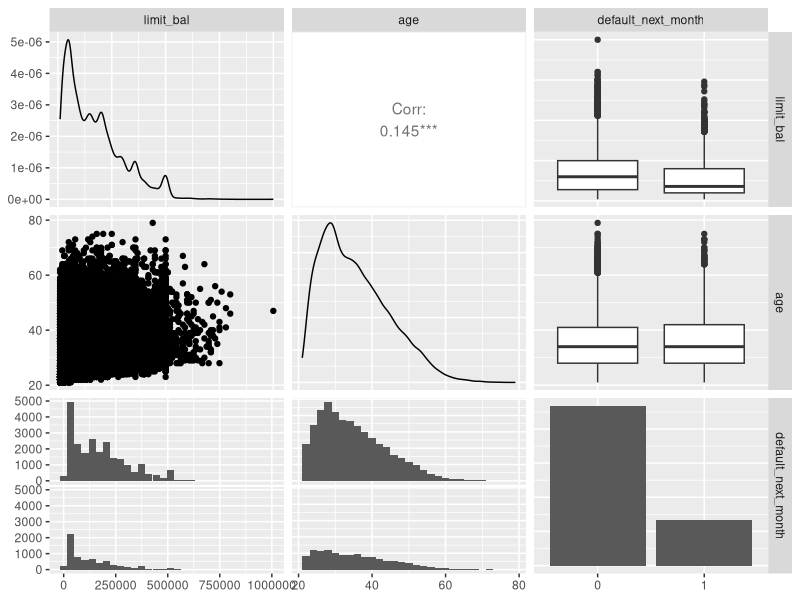
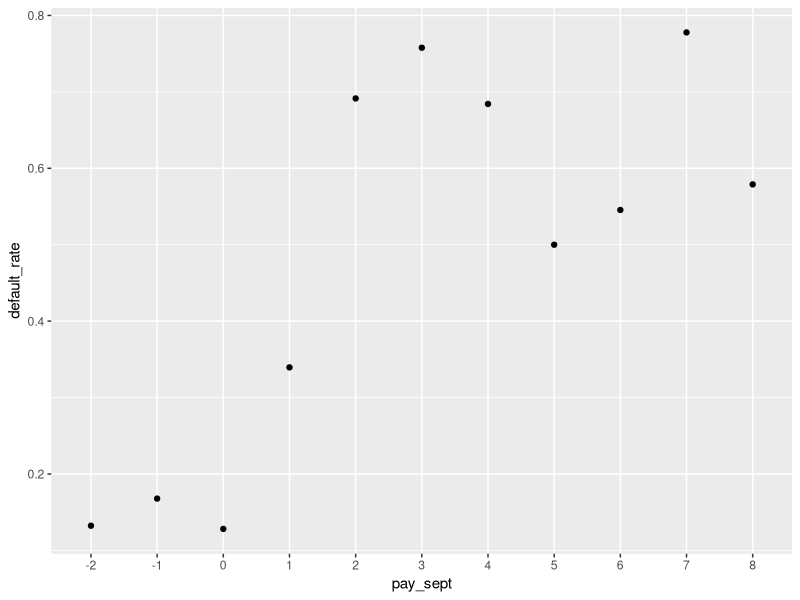
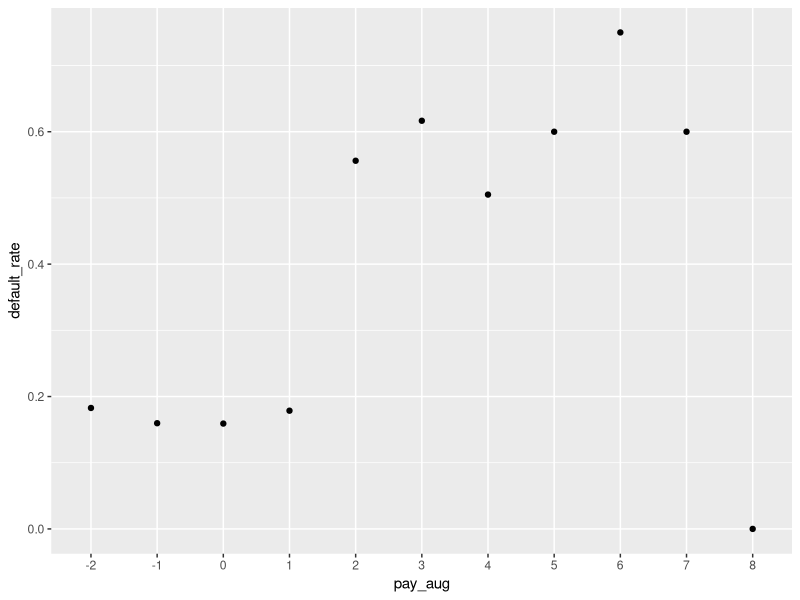
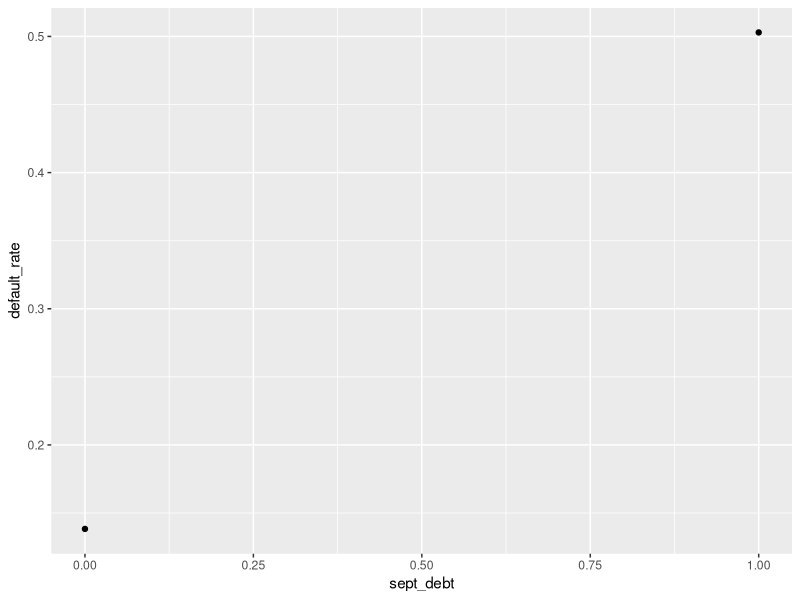

Generate these figures, in order, with R: (Note: a time limit stopped this script after it produced the figures.)
## ---- chunk 1
library(dplyr)
library(ggplot2)
library(GGally)
library(caret)

default = read.delim("../credit_card_default.tsv", sep = "\t", header = TRUE)
## ---- chunk 2
default$default_next_month = factor(default$default_next_month)

default$sex = factor(default$sex)
default$education = factor(default$education)
default$marriage = factor(default$marriage)
default$pay_sept = factor(default$pay_sept)
default$pay_aug = factor(default$pay_aug)
default$pay_july = factor(default$pay_july)
default$pay_june = factor(default$pay_june)
default$pay_may = factor(default$pay_may)
default$pay_april = factor(default$pay_april)

# example, look at numerical variables 
ggpairs(select(default, limit_bal, age, default_next_month))
## ---- chunk 3
# example, look at a few pay variables 
sept_pay_default = default %>%
  group_by(pay_sept) %>%
  summarize( default_rate = sum(default_next_month == 1)/ n())

ggplot(data = sept_pay_default, aes(x = pay_sept, y =default_rate )) +
  geom_point()

aug_pay_default = default %>%
  group_by(pay_aug) %>%
  summarize( default_rate = sum(default_next_month == 1)/ n())

ggplot(data = aug_pay_default, aes(x = pay_aug, y =default_rate )) +
  geom_point()


## ---- chunk 4

default$sept_debt = ifelse(default$pay_sept %in% 1:8, 1, 0)

sept_debt_rate = default %>%
  group_by(sept_debt) %>%
  summarize( default_rate = sum(default_next_month == 1)/ n())

ggplot(sept_debt_rate, aes(x = sept_debt, y = default_rate)) +
  geom_point()

## ---- chunk 5

#use my sept_debt variable instead of pay_sept
default = select(default, -pay_sept)

in_train = createDataPartition(y = default$default_next_month, p = 0.8, list = FALSE)
default_train = default[in_train, ]
default_test = default[-in_train, ]

preprocess_steps = preProcess(default_train,
                              method = c("center", "scale", "nzv"))

default_train_proc = predict(preprocess_steps, default_train)

## ---- chunk 6
full_model = train(y = default_train$default_next_month,
                   x = select(default_train, -default_next_month),
                   method = "glm", family = "binomial")

demo_model = train(y = default_train$default_next_month,
                   x = select(default_train, age, education, marriage, sex),
                   method = "glm", family = "binomial")

balance_model = train(y = default_train$default_next_month,
                   x = select(default_train, starts_with("pay"), starts_with("bill"),
                              limit_bal, sept_debt),
                   method = "glm", family = "binomial")

sept_info_model = train(y = default_train$default_next_month,
                   x = select(default_train, contains("sept")),
                   method = "glm", family = "binomial")

## ---- chunk 7
results = resamples(list(full_model = full_model,
                         demo_model = demo_model,
                         balance_model = balance_model,
                         sept_info_model = sept_info_model))
                    
dotplot(results)
